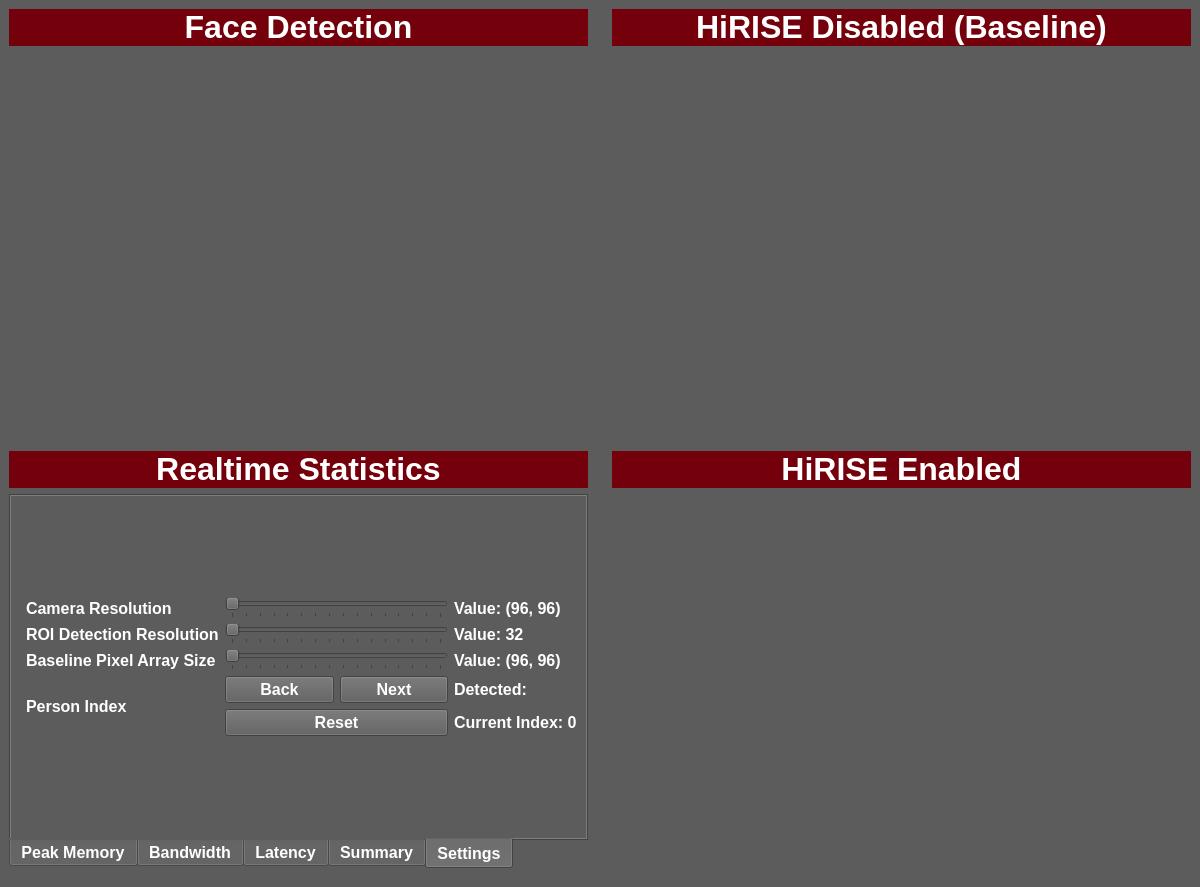
<?xml version="1.0" encoding="UTF-8"?>
<ui version="4.0">
 <class>MainWindow</class>
 <widget class="QMainWindow" name="MainWindow">
  <property name="geometry">
   <rect>
    <x>0</x>
    <y>0</y>
    <width>1200</width>
    <height>887</height>
   </rect>
  </property>
  <property name="sizePolicy">
   <sizepolicy hsizetype="Expanding" vsizetype="Expanding">
    <horstretch>0</horstretch>
    <verstretch>0</verstretch>
   </sizepolicy>
  </property>
  <property name="windowTitle">
   <string>HiRISE Demo</string>
  </property>
  <property name="styleSheet">
   <string notr="true">background-color: rgb(92, 92, 92);</string>
  </property>
  <property name="tabShape">
   <enum>QTabWidget::Rounded</enum>
  </property>
  <widget class="QWidget" name="centralwidget">
   <property name="sizePolicy">
    <sizepolicy hsizetype="Expanding" vsizetype="Expanding">
     <horstretch>0</horstretch>
     <verstretch>0</verstretch>
    </sizepolicy>
   </property>
   <layout class="QGridLayout" name="gridLayout">
    <property name="leftMargin">
     <number>0</number>
    </property>
    <property name="topMargin">
     <number>0</number>
    </property>
    <property name="rightMargin">
     <number>0</number>
    </property>
    <item row="0" column="0">
     <widget class="QFrame" name="detect">
      <property name="sizePolicy">
       <sizepolicy hsizetype="Expanding" vsizetype="Expanding">
        <horstretch>0</horstretch>
        <verstretch>0</verstretch>
       </sizepolicy>
      </property>
      <layout class="QVBoxLayout" name="verticalLayout_8">
       <item>
        <widget class="QLabel" name="detectLabel">
         <property name="sizePolicy">
          <sizepolicy hsizetype="Expanding" vsizetype="Maximum">
           <horstretch>0</horstretch>
           <verstretch>0</verstretch>
          </sizepolicy>
         </property>
         <property name="maximumSize">
          <size>
           <width>16777215</width>
           <height>64</height>
          </size>
         </property>
         <property name="styleSheet">
          <string notr="true">background-color: rgb(115, 0, 10);</string>
         </property>
         <property name="text">
          <string>&lt;html&gt;&lt;head/&gt;&lt;body&gt;&lt;p&gt;&lt;span style=&quot; font-size:24pt; font-weight:700; color:#ffffff;&quot;&gt;Face Detection&lt;/span&gt;&lt;/p&gt;&lt;/body&gt;&lt;/html&gt;</string>
         </property>
         <property name="alignment">
          <set>Qt::AlignCenter</set>
         </property>
        </widget>
       </item>
       <item>
        <widget class="Camera" name="detectVideo">
         <property name="sizePolicy">
          <sizepolicy hsizetype="Expanding" vsizetype="Expanding">
           <horstretch>0</horstretch>
           <verstretch>0</verstretch>
          </sizepolicy>
         </property>
         <property name="text">
          <string/>
         </property>
         <property name="alignment">
          <set>Qt::AlignCenter</set>
         </property>
        </widget>
       </item>
      </layout>
     </widget>
    </item>
    <item row="0" column="1">
     <widget class="QFrame" name="disabledFrame">
      <property name="sizePolicy">
       <sizepolicy hsizetype="Expanding" vsizetype="Expanding">
        <horstretch>0</horstretch>
        <verstretch>0</verstretch>
       </sizepolicy>
      </property>
      <layout class="QVBoxLayout" name="verticalLayout_6">
       <item>
        <widget class="QLabel" name="disabledLabel">
         <property name="sizePolicy">
          <sizepolicy hsizetype="Expanding" vsizetype="Maximum">
           <horstretch>0</horstretch>
           <verstretch>0</verstretch>
          </sizepolicy>
         </property>
         <property name="maximumSize">
          <size>
           <width>16777215</width>
           <height>64</height>
          </size>
         </property>
         <property name="styleSheet">
          <string notr="true">background-color: rgb(115, 0, 10);</string>
         </property>
         <property name="text">
          <string>&lt;html&gt;&lt;head/&gt;&lt;body&gt;&lt;p&gt;&lt;span style=&quot; font-size:24pt; font-weight:700; color:#ffffff;&quot;&gt;HiRISE Disabled (Baseline)&lt;/span&gt;&lt;/p&gt;&lt;/body&gt;&lt;/html&gt;</string>
         </property>
         <property name="alignment">
          <set>Qt::AlignCenter</set>
         </property>
        </widget>
       </item>
       <item>
        <widget class="QLabel" name="disabledVideo">
         <property name="sizePolicy">
          <sizepolicy hsizetype="Expanding" vsizetype="Expanding">
           <horstretch>0</horstretch>
           <verstretch>0</verstretch>
          </sizepolicy>
         </property>
         <property name="text">
          <string/>
         </property>
         <property name="alignment">
          <set>Qt::AlignCenter</set>
         </property>
        </widget>
       </item>
      </layout>
     </widget>
    </item>
    <item row="1" column="1">
     <widget class="QFrame" name="enabledFrame">
      <property name="sizePolicy">
       <sizepolicy hsizetype="Expanding" vsizetype="Expanding">
        <horstretch>0</horstretch>
        <verstretch>0</verstretch>
       </sizepolicy>
      </property>
      <layout class="QVBoxLayout" name="verticalLayout_7">
       <item>
        <widget class="QLabel" name="enabledLabel">
         <property name="sizePolicy">
          <sizepolicy hsizetype="Expanding" vsizetype="Maximum">
           <horstretch>0</horstretch>
           <verstretch>0</verstretch>
          </sizepolicy>
         </property>
         <property name="maximumSize">
          <size>
           <width>16777215</width>
           <height>64</height>
          </size>
         </property>
         <property name="styleSheet">
          <string notr="true">background-color: rgb(115, 0, 10);</string>
         </property>
         <property name="text">
          <string>&lt;html&gt;&lt;head/&gt;&lt;body&gt;&lt;p&gt;&lt;span style=&quot; font-size:24pt; font-weight:700; color:#ffffff;&quot;&gt;HiRISE Enabled&lt;/span&gt;&lt;/p&gt;&lt;/body&gt;&lt;/html&gt;</string>
         </property>
         <property name="alignment">
          <set>Qt::AlignCenter</set>
         </property>
        </widget>
       </item>
       <item>
        <widget class="QLabel" name="enabledVideo">
         <property name="sizePolicy">
          <sizepolicy hsizetype="Expanding" vsizetype="Expanding">
           <horstretch>0</horstretch>
           <verstretch>0</verstretch>
          </sizepolicy>
         </property>
         <property name="text">
          <string/>
         </property>
         <property name="alignment">
          <set>Qt::AlignCenter</set>
         </property>
        </widget>
       </item>
      </layout>
     </widget>
    </item>
    <item row="1" column="0">
     <widget class="QFrame" name="frame">
      <property name="sizePolicy">
       <sizepolicy hsizetype="Expanding" vsizetype="Expanding">
        <horstretch>0</horstretch>
        <verstretch>0</verstretch>
       </sizepolicy>
      </property>
      <property name="frameShape">
       <enum>QFrame::NoFrame</enum>
      </property>
      <property name="frameShadow">
       <enum>QFrame::Raised</enum>
      </property>
      <layout class="QVBoxLayout" name="verticalLayout">
       <item>
        <widget class="QLabel" name="label">
         <property name="styleSheet">
          <string notr="true">background-color: rgb(115, 0, 10);</string>
         </property>
         <property name="text">
          <string>&lt;html&gt;&lt;head/&gt;&lt;body&gt;&lt;p&gt;&lt;span style=&quot; font-size:24pt; font-weight:700; color:#ffffff;&quot;&gt;Realtime Statistics&lt;/span&gt;&lt;/p&gt;&lt;/body&gt;&lt;/html&gt;</string>
         </property>
         <property name="alignment">
          <set>Qt::AlignCenter</set>
         </property>
        </widget>
       </item>
       <item>
        <widget class="QTabWidget" name="tabWidget">
         <property name="styleSheet">
          <string notr="true">color: rgb(255, 255, 255);
font-weight: bold;
font-size: 16px;</string>
         </property>
         <property name="tabPosition">
          <enum>QTabWidget::South</enum>
         </property>
         <property name="tabShape">
          <enum>QTabWidget::Rounded</enum>
         </property>
         <property name="currentIndex">
          <number>4</number>
         </property>
         <property name="documentMode">
          <bool>false</bool>
         </property>
         <property name="movable">
          <bool>false</bool>
         </property>
         <widget class="PlotCanvas" name="peakMemoryTab">
          <attribute name="title">
           <string>Peak Memory</string>
          </attribute>
          <layout class="QGridLayout" name="gridLayout_4"/>
         </widget>
         <widget class="PlotCanvas" name="bandwidthTab">
          <attribute name="title">
           <string>Bandwidth</string>
          </attribute>
          <layout class="QGridLayout" name="gridLayout_2"/>
         </widget>
         <widget class="PlotCanvas" name="latencyTab">
          <attribute name="title">
           <string>Latency</string>
          </attribute>
          <layout class="QGridLayout" name="gridLayout_3"/>
         </widget>
         <widget class="QWidget" name="summaryTab">
          <attribute name="title">
           <string>Summary</string>
          </attribute>
          <layout class="QGridLayout" name="gridLayout_5">
           <item row="0" column="0">
            <layout class="QFormLayout" name="formLayout"/>
           </item>
          </layout>
         </widget>
         <widget class="QWidget" name="settingsTab">
          <attribute name="title">
           <string>Settings</string>
          </attribute>
          <layout class="QFormLayout" name="formLayout_3">
           <item row="0" column="1">
            <layout class="QGridLayout" name="gridLayout_6">
             <item row="3" column="0">
              <widget class="QLabel" name="baselinePixelArrayLabel">
               <property name="text">
                <string>Baseline Pixel Array Size</string>
               </property>
              </widget>
             </item>
             <item row="0" column="0">
              <widget class="QLabel" name="cameraResolutionLabel">
               <property name="text">
                <string>Camera Resolution</string>
               </property>
              </widget>
             </item>
             <item row="4" column="0">
              <widget class="QLabel" name="boundingBoxIndexLabel">
               <property name="sizePolicy">
                <sizepolicy hsizetype="Preferred" vsizetype="Preferred">
                 <horstretch>0</horstretch>
                 <verstretch>1</verstretch>
                </sizepolicy>
               </property>
               <property name="text">
                <string>Person Index</string>
               </property>
              </widget>
             </item>
             <item row="1" column="1">
              <widget class="QSlider" name="detectionResolutionSlider">
               <property name="sizePolicy">
                <sizepolicy hsizetype="Expanding" vsizetype="Fixed">
                 <horstretch>0</horstretch>
                 <verstretch>1</verstretch>
                </sizepolicy>
               </property>
               <property name="minimum">
                <number>0</number>
               </property>
               <property name="maximum">
                <number>15</number>
               </property>
               <property name="singleStep">
                <number>1</number>
               </property>
               <property name="pageStep">
                <number>1</number>
               </property>
               <property name="value">
                <number>0</number>
               </property>
               <property name="orientation">
                <enum>Qt::Horizontal</enum>
               </property>
               <property name="tickPosition">
                <enum>QSlider::TicksBelow</enum>
               </property>
               <property name="tickInterval">
                <number>1</number>
               </property>
              </widget>
             </item>
             <item row="0" column="2">
              <widget class="QLabel" name="cameraResolutionValue">
               <property name="text">
                <string>Value: (96, 96)</string>
               </property>
              </widget>
             </item>
             <item row="0" column="1">
              <widget class="QSlider" name="cameraResolutionSlider">
               <property name="maximum">
                <number>15</number>
               </property>
               <property name="pageStep">
                <number>1</number>
               </property>
               <property name="orientation">
                <enum>Qt::Horizontal</enum>
               </property>
               <property name="tickPosition">
                <enum>QSlider::TicksBelow</enum>
               </property>
              </widget>
             </item>
             <item row="1" column="2">
              <widget class="QLabel" name="detectionResolutionValue">
               <property name="text">
                <string>Value: 32</string>
               </property>
              </widget>
             </item>
             <item row="3" column="1">
              <widget class="QSlider" name="baselinePixelArraySlider">
               <property name="maximum">
                <number>15</number>
               </property>
               <property name="pageStep">
                <number>1</number>
               </property>
               <property name="value">
                <number>0</number>
               </property>
               <property name="orientation">
                <enum>Qt::Horizontal</enum>
               </property>
               <property name="tickPosition">
                <enum>QSlider::TicksBelow</enum>
               </property>
              </widget>
             </item>
             <item row="3" column="2">
              <widget class="QLabel" name="baselinePixelArrayValue">
               <property name="text">
                <string>Value: (96, 96)</string>
               </property>
              </widget>
             </item>
             <item row="4" column="2">
              <layout class="QVBoxLayout" name="verticalLayout_2">
               <item>
                <widget class="QLabel" name="facesDetected">
                 <property name="text">
                  <string>Detected:</string>
                 </property>
                </widget>
               </item>
               <item>
                <widget class="QLabel" name="currentIndex">
                 <property name="text">
                  <string>Current Index: 0</string>
                 </property>
                </widget>
               </item>
              </layout>
             </item>
             <item row="4" column="1">
              <layout class="QGridLayout" name="gridLayout_7">
               <item row="0" column="1">
                <widget class="QPushButton" name="nextFace">
                 <property name="text">
                  <string>Next</string>
                 </property>
                </widget>
               </item>
               <item row="0" column="0">
                <widget class="QPushButton" name="previousFace">
                 <property name="text">
                  <string>Back</string>
                 </property>
                </widget>
               </item>
               <item row="1" column="0" colspan="2">
                <widget class="QPushButton" name="resetFace">
                 <property name="text">
                  <string>Reset</string>
                 </property>
                </widget>
               </item>
              </layout>
             </item>
             <item row="1" column="0">
              <widget class="QLabel" name="detectionResolutionLabel">
               <property name="sizePolicy">
                <sizepolicy hsizetype="Preferred" vsizetype="Preferred">
                 <horstretch>0</horstretch>
                 <verstretch>1</verstretch>
                </sizepolicy>
               </property>
               <property name="text">
                <string>ROI Detection Resolution</string>
               </property>
              </widget>
             </item>
            </layout>
           </item>
          </layout>
         </widget>
        </widget>
       </item>
      </layout>
     </widget>
    </item>
   </layout>
  </widget>
 </widget>
 <customwidgets>
  <customwidget>
   <class>Camera</class>
   <extends>QLabel</extends>
   <header>camera</header>
  </customwidget>
  <customwidget>
   <class>PlotCanvas</class>
   <extends>QWidget</extends>
   <header>plot</header>
   <container>1</container>
  </customwidget>
 </customwidgets>
 <resources/>
 <connections/>
 <slots>
  <slot>new_project_clicked()</slot>
  <slot>open_project_clicked()</slot>
  <slot>save_project_clicked()</slot>
  <slot>save_as_project_clicked()</slot>
  <slot>close_project_clicked()</slot>
  <slot>settings_clicked()</slot>
  <slot>about_clicked()</slot>
  <slot>documentation_clicked()</slot>
  <slot>tutorials_clicked()</slot>
  <slot>help_clicked()</slot>
  <slot>bug_report_clicked()</slot>
  <slot>recent_projects_clicked()</slot>
  <slot>expand_clicked()</slot>
  <slot>material_database_clicked()</slot>
  <slot>machine_database_clicked()</slot>
 </slots>
</ui>
